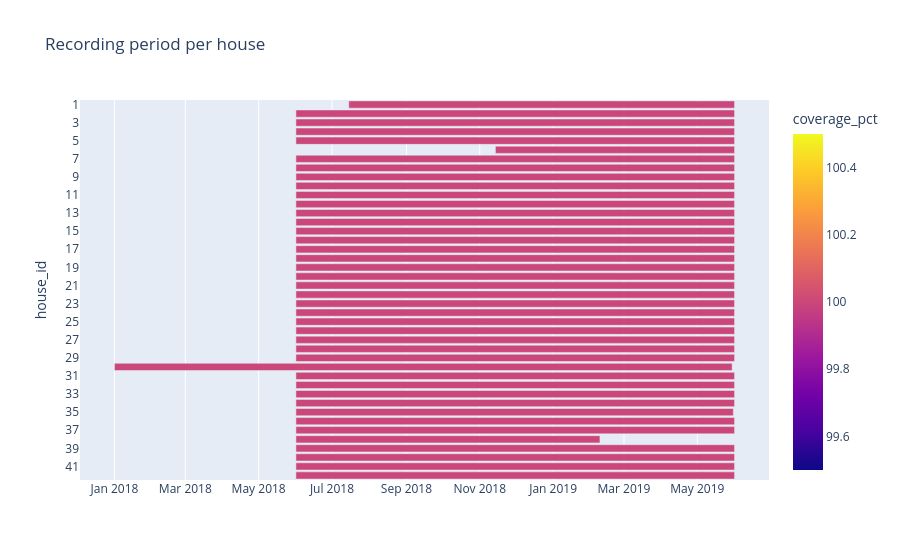

Notebook source saved alongside this figure:
### Code cell
fig = px.timeline(summary, x_start="start", x_end="end", y="house_id",
                  color="coverage_pct", title="Recording period per house")
fig.update_yaxes(type="category", autorange="reversed")
fig.show()
